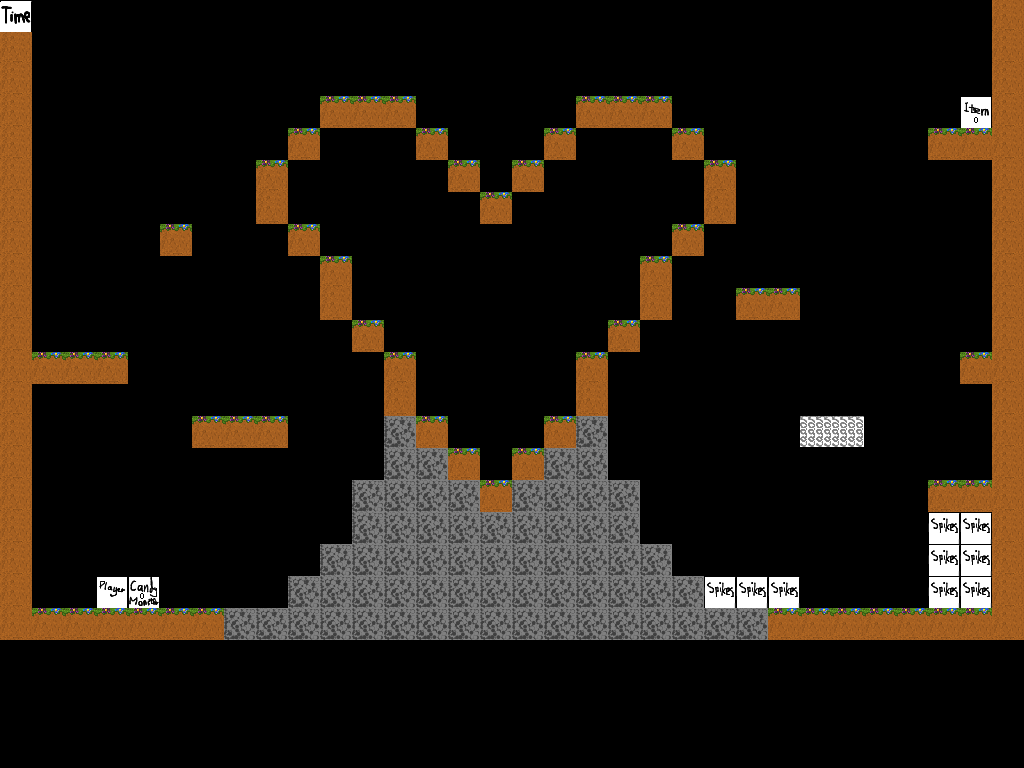

This is a level from a 2D game, rendered from its Tiled map with the project's own tilesets. A one-line summary and the map file follow, with tile-layer data summarised:
An orthogonal 32x24 tile map with 32x32 px tiles, 3 tile layers (solids, data, position), 2 tilesets.

<map version="1.0" orientation="orthogonal" renderorder="right-down" width="32" height="24" tilewidth="32" tileheight="32" nextobjectid="1">
 <tileset firstgid="1" name="position32x32" tilewidth="32" tileheight="32" tilecount="12" columns="4">
  <image source="position32x32.png" width="128" height="97" />
  <tile id="0">
   <properties>
    <property name="candyNumber" value="0" />
    <property name="property" value="candyMonster" />
   </properties>
  </tile>
  <tile id="1">
   <properties>
    <property name="candyNumber" value="0" />
    <property name="property" value="item" />
   </properties>
  </tile>
  <tile id="2">
   <properties>
    <property name="candyNumber" value="3" />
    <property name="property" value="candyMonster" />
   </properties>
  </tile>
  <tile id="3">
   <properties>
    <property name="candyNumber" value="3" />
    <property name="property" value="item" />
   </properties>
  </tile>
  <tile id="4">
   <properties>
    <property name="candyNumber" value="1" />
    <property name="property" value="candyMonster" />
   </properties>
  </tile>
  <tile id="5">
   <properties>
    <property name="candyNumber" value="1" />
    <property name="property" value="item" />
   </properties>
  </tile>
  <tile id="6">
   <properties>
    <property name="property" value="moveableBox" />
   </properties>
  </tile>
  <tile id="7">
   <properties>
    <property name="time" value="60" />
   </properties>
  </tile>
  <tile id="8">
   <properties>
    <property name="candyNumber" value="2" />
    <property name="property" value="candyMonster" />
   </properties>
  </tile>
  <tile id="9">
   <properties>
    <property name="candyNumber" value="2" />
    <property name="property" value="item" />
   </properties>
  </tile>
  <tile id="10">
   <properties>
    <property name="property" value="player" />
   </properties>
  </tile>
  <tile id="11">
   <properties>
    <property name="property" value="spikes" />
   </properties>
  </tile>
 </tileset>
 <tileset firstgid="13" name="nya rutor" tilewidth="32" tileheight="32" tilecount="32" columns="4">
  <image source="JosRutor32x32.png" width="128" height="256" />
  <tile id="0">
   <properties>
    <property name="property" value="solidGround" />
   </properties>
  </tile>
  <tile id="1">
   <properties>
    <property name="property" value="solidGround" />
   </properties>
  </tile>
  <tile id="3">
   <properties>
    <property name="property" value="solidGround" />
   </properties>
  </tile>
  <tile id="4">
   <properties>
    <property name="property" value="spring" />
   </properties>
  </tile>
  <tile id="5">
   <properties>
    <property name="property" value="ice" />
   </properties>
  </tile>
  <tile id="8">
   <properties>
    <property name="property" value="iceSpring" />
   </properties>
  </tile>
  <tile id="12">
   <properties>
    <property name="property" value="solidGround" />
   </properties>
  </tile>
  <tile id="13">
   <properties>
    <property name="property" value="solidGround" />
   </properties>
  </tile>
  <tile id="14">
   <properties>
    <property name="property" value="solidGround" />
   </properties>
  </tile>
  <tile id="15">
   <properties>
    <property name="property" value="solidGround" />
   </properties>
  </tile>
  <tile id="16">
   <properties>
    <property name="property" value="ice" />
   </properties>
  </tile>
  <tile id="17">
   <properties>
    <property name="property" value="solidGround" />
   </properties>
  </tile>
  <tile id="19">
   <properties>
    <property name="property" value="solidGround" />
   </properties>
  </tile>
  <tile id="20">
   <properties>
    <property name="property" value="ice" />
   </properties>
  </tile>
  <tile id="21">
   <properties>
    <property name="property" value="solidGround" />
   </properties>
  </tile>
  <tile id="23">
   <properties>
    <property name="property" value="solidGround" />
   </properties>
  </tile>
 </tileset>
 <layer name="solids" width="32" height="24">
  <data>[768 cells, 295 non-empty, 5 distinct tile ids]</data>
 </layer>
 <layer name="data" width="32" height="24">
  <data>[768 cells, 1 non-empty, 1 distinct tile ids]</data>
 </layer>
 <layer name="position" width="32" height="24">
  <data>[768 cells, 12 non-empty, 4 distinct tile ids]</data>
 </layer>
</map>
